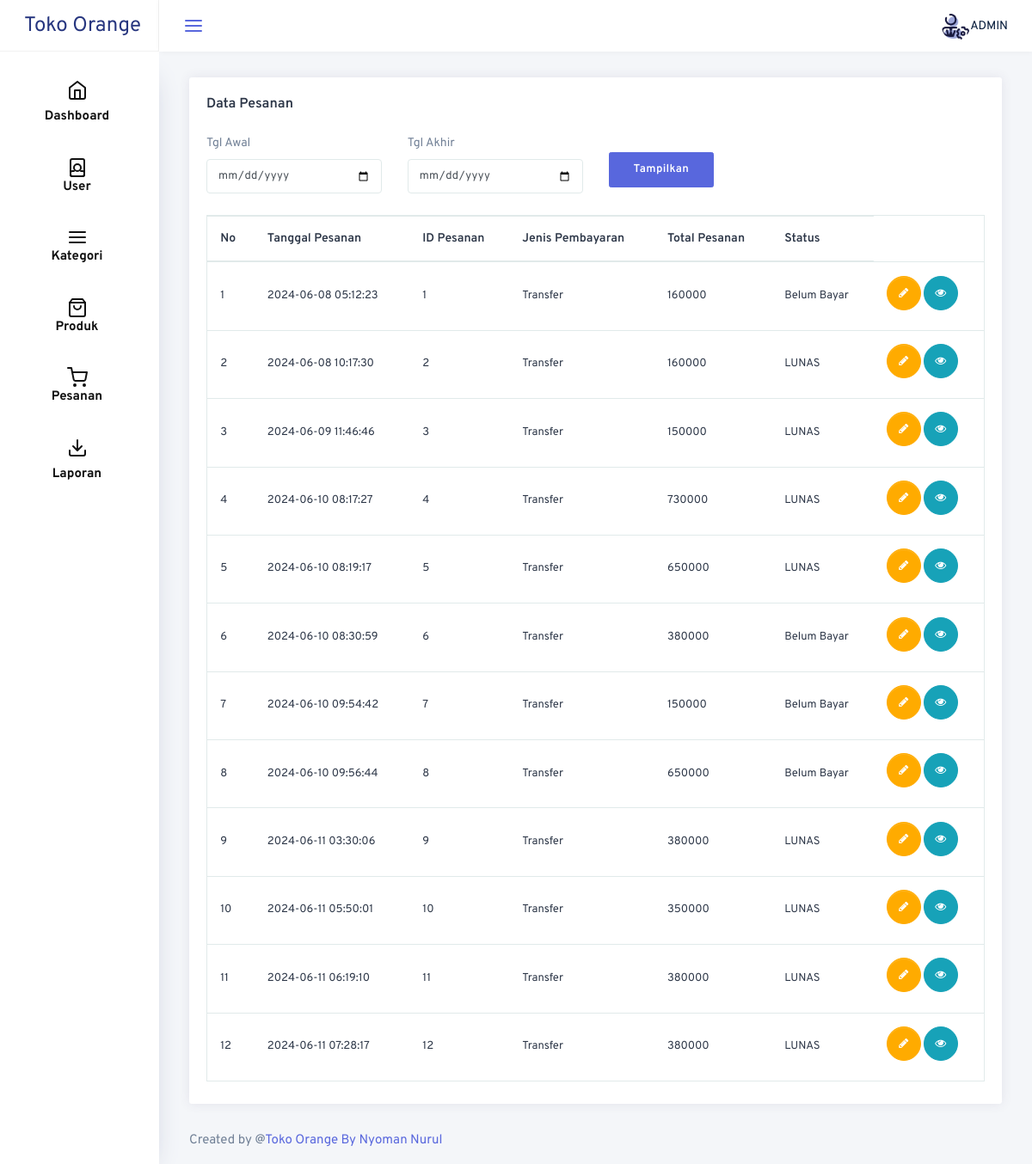
Screenshot of /admin/laporan2.php with the database file from the repository.
### tables this page shows
CREATE TABLE `data_pesanan` (
  `id_pesanan` int(11) NOT NULL,
  `tgl_pesanan` datetime NOT NULL,
  `jenis_pembayaran` varchar(20) NOT NULL,
  `total_pesanan` double NOT NULL,
  `id_user` int(11) NOT NULL,
  `status` varchar(50) NOT NULL,
  `nama` varchar(100) NOT NULL,
  `alamat` text NOT NULL,
  `email` varchar(100) NOT NULL,
  `telpon` varchar(100) NOT NULL
);

### admin/laporan2.php (the view, shortened to what this page needs)
<!doctype html>
<html lang="en">
<?php include('head.php');?>
<body class="sidebar-mini">
    <div class="main-container-wrapper">
        <?php include('header.php');?>
        <div class="container-fluid page-body-wrapper">
            <?php include('side-bar.php');?>
            <div class="main-panel">
                <div class="content-wrapper">
                    <div class="data-table-area">
                        <div class="container-fluid">
                            <div class="row">
                                    <div class="col-12 box-margin">
                                        <div class="card">
                                            <div class="card-body">
                                                <h4 class="card-title mb-2">Data Pesanan</h4>
                                                <p class="text-muted font-14 mb-4">
                                                    <div class="row g-3">
                                                            <div class="col-md-3">
                                                                <label for="inputEmail5" class="form-label">Tgl Awal</label>
                                                                <input type="date" class="form-control" name="awal" id="awal">
                                                            </div>
                                                            <div class="col-md-3">
                                                                <label for="inputPassword5" class="form-label">Tgl Akhir</label>
                                                                <input type="date" class="form-control" name="akhir" id="akhir">
                                                            </div>
                                                            <div class="form-group col-lg-6"><br>
                                                                <button type="button" class="tampil btn btn-primary">Tampilkan</button>
                                                            </div>
                                                    </div>
                                                </p>
                                                <table id="basic-datatable" class="table dt-responsive nowrap w-100">
                                                    <thead>
                                                        <tr>
                                                            <th>No</th>
                                                            <th>Tanggal Pesanan</th>
                                                            <th>ID Pesanan</th>
                                                            <th>Jenis Pembayaran</th>
                                                            <th>Total Pesanan</th>
                                                            <th>Status</th>
                                                        </tr>
                                                    </thead>
                                                    <tbody>
                                                        <tr>
                                                            <?php
                                                            include("koneksi.php");
                                                            $query = mysqli_query($koneksi, "SELECT * FROM `data_pesanan`");
                                                            $no = 1;
                                                            while ($data = mysqli_fetch_array($query)) {
                                                                echo "
                                                                <td>$no</td>
                                                                <td>$data[tgl_pesanan]</td>
                                                                <td>$data[id_pesanan]</td>
                                                                <td>$data[jenis_pembayaran]</td>
                                                                <td>$data[total_pesanan]</td>
                                                                <td>$data[status]</td>
                                                                <td>
                                                                    <button
                                                                        data-tgl_pesanan='$data[tgl_pesanan]'
                                                                        data-id_pesanan='$data[id_pesanan]'
                                                                        data-jenis_pembayaran='$data[jenis_pembayaran]'
                                                                        data-total_pesanan='$data[total_pesanan]'
                                                                        data-status='$data[status]'
                                                                        type='button'
                                                                        class='edit btn btn-warning btn-circle mb-2'
                                                                        data-toggle='modal' data-target='#exampleModal'><i class='fa fa-pencil'></i>
                                                                    </button>
                                                                    <button
                                                                        type='submit' class='btn btn-info btn-circle mb-2'>
                                                                        <input type='hidden' name='id_pesanan' value='$data[id_pesanan]'>
                                                                        <a href='detail_pesanan.php?id_pesanan=$data[id_pesanan]' style='text-decoration: none; color: inherit;'>
                                                                        <i class='fa fa-eye'></i> </a>
                                                                    </button>
                                                                </td>
                                                        </tr>";
                                                        $no++;
                                                        }
                                                        ?>
                                                    </tbody>
                                                </table>
                                            </div>
                                        </div>
                                    </div>
                                </div>
                        </div>
                    </div>
                    <?php include('footer.php');?>
                </div>
            </div>
        </div>
    </div>
</body>
</html>

### rows the page displays
data_pesanan: tgl_pesanan "2024-06-08 05:12:23", id_pesanan "1", jenis_pembayaran "Transfer", total_pesanan "160000", status "Belum Bayar"
data_pesanan: tgl_pesanan "2024-06-08 10:17:30", id_pesanan "2", jenis_pembayaran "Transfer", total_pesanan "160000", status "LUNAS"
data_pesanan: tgl_pesanan "2024-06-09 11:46:46", id_pesanan "3", jenis_pembayaran "Transfer", total_pesanan "150000", status "LUNAS"
data_pesanan: tgl_pesanan "2024-06-10 08:17:27", id_pesanan "4", jenis_pembayaran "Transfer", total_pesanan "730000", status "LUNAS"
data_pesanan: tgl_pesanan "2024-06-10 08:19:17", id_pesanan "5", jenis_pembayaran "Transfer", total_pesanan "650000", status "LUNAS"
data_pesanan: tgl_pesanan "2024-06-10 08:30:59", id_pesanan "6", jenis_pembayaran "Transfer", total_pesanan "380000", status "Belum Bayar"
data_pesanan: tgl_pesanan "2024-06-10 09:54:42", id_pesanan "7", jenis_pembayaran "Transfer", total_pesanan "150000", status "Belum Bayar"
data_pesanan: tgl_pesanan "2024-06-10 09:56:44", id_pesanan "8", jenis_pembayaran "Transfer", total_pesanan "650000", status "Belum Bayar"
data_pesanan: tgl_pesanan "2024-06-11 03:30:06", id_pesanan "9", jenis_pembayaran "Transfer", total_pesanan "380000", status "LUNAS"
data_pesanan: tgl_pesanan "2024-06-11 05:50:01", id_pesanan "10", jenis_pembayaran "Transfer", total_pesanan "350000", status "LUNAS"
data_pesanan: tgl_pesanan "2024-06-11 06:19:10", id_pesanan "11", jenis_pembayaran "Transfer", total_pesanan "380000", status "LUNAS"
data_pesanan: tgl_pesanan "2024-06-11 07:28:17", id_pesanan "12", jenis_pembayaran "Transfer", total_pesanan "380000", status "LUNAS"
